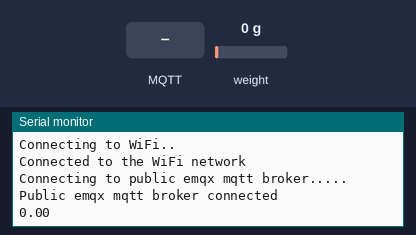
The sketch below on a simulated ESP8266 (NodeMCU). Parts: the last lines printed to the serial monitor. The inputs (shaded band) are chosen by the test bench; at power-on: weight on the scale 0 g. WiFi joins after 1.5 s; servers stay silent unless stated; random numbers use the default seed unless the sketch sets one; no MQTT or app messages arrive unless stated.

Above: at 3.8 s.
3.9 s: MQTT message "1" arrives on the first subscribed topic
At 4.86 s:
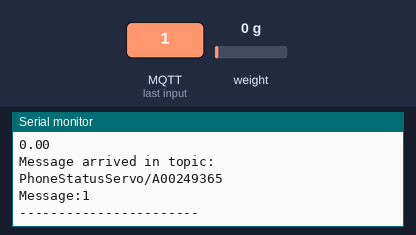
6.2 s: MQTT message "on" arrives on the first subscribed topic
8.3 s: MQTT message "off" arrives on the first subscribed topic
10.4 s: weight on the scale set to 100 g
At 11.7 s:
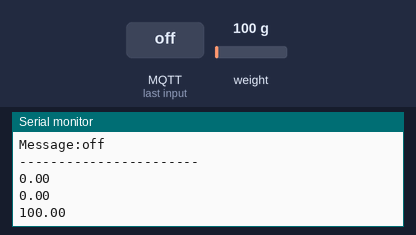
11.9 s: weight on the scale set to 1250 g
At 13.6 s:
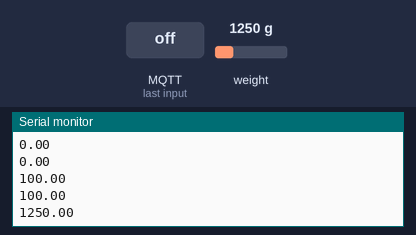
Timing chart, 0 to 14.4 s (numbered marks = the images above; inputs shaded):
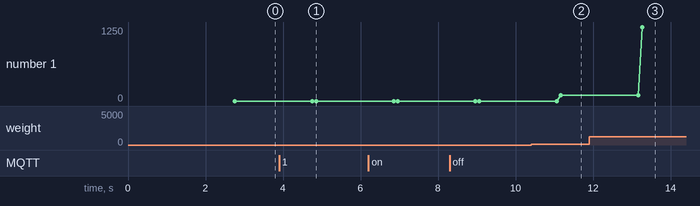

The sketch:

for_sending_to_phone_alternative.ino
```cpp
#include <ESP8266WiFi.h>
#include <PubSubClient.h>
#include <HX711.h>


// WiFi
const char *ssid = "eir95882939"; // Enter your WiFi name
const char *password = "VggE8tE5Jh";  // Enter WiFi password

// MQTT Broker
const char* mqtt_broker = "broker.hivemq.com";
const char* topic = "PhoneStatusServo/A00249365";
const char* topic2 = "servo/A00249365";
const int mqtt_port = 1883;

const int PINONE = D2;
const int PINTWO = D3;

 String weightstring;


HX711 scale;


WiFiClient espClient;
PubSubClient client(espClient);

void setup() {

  Serial.begin(115200);
  scale.begin(PINONE, PINTWO);
  scale.set_scale(125);// <- set here calibration factor!!!
  scale.tare();
  Serial.print("it has got this far");

  WiFi.begin(ssid, password);
  while (WiFi.status() != WL_CONNECTED) {
    delay(500);
    Serial.println("Connecting to WiFi..");
  }
  Serial.println("Connected to the WiFi network");
  //connecting to a mqtt broker
  client.setServer(mqtt_broker, mqtt_port);
  client.setCallback(callback);
  while (!client.connected()) {
    String clientId = "ESP8266Client-";
    clientId += String(random(0xffff), HEX);
    Serial.println("Connecting to public emqx mqtt broker.....");
    if (client.connect(clientId.c_str())) {
      Serial.println("Public emqx mqtt broker connected");
    } else {
      Serial.print("failed with state ");
      Serial.print(client.state());
      delay(2000);
    }
  }
  float weight = scale.get_units(1);
  client.subscribe(topic);

}

void callback(char* topic, byte* payload, unsigned int length) {

  Serial.print("Message arrived in topic: ");
  Serial.println(topic);

  Serial.print("Message:");
  for (int i = 0; i < length; i++) {
    Serial.print((char)payload[i]);
  }

  Serial.println();
  Serial.println("-----------------------");

}

void reconnect() {
  // Loop until we're reconnected
  while (!client.connected()) {
    Serial.print("Attempting MQTT connection...");
    // Attempt to connect
    String clientId = "ESP8266Client-";
    clientId += String(random(0xffff), HEX);
    if (client.connect(clientId.c_str())) {
      Serial.println("connected");
       client.subscribe(topic);
      client.subscribe(topic2);
    } else {
      Serial.print("failed, rc=");
      Serial.print(client.state());
      Serial.println(" try again in 5 seconds");
      // Wait 5 seconds before retrying
      delay(5000);
    }
  }
}


void loop() {

   if (!client.connected()) {
    reconnect();
  }
  client.loop();

   float weight = scale.get_units(1);
  Serial.println(String(weight, 2));
  delay(2000);
  weightstring = String(weight, 2);
  client.publish(topic, weightstring.c_str());
  Serial.println(weightstring);
}
```

Measured:
- after the input at 3.9 s, the serial monitor: prints a new line after 0.86 s (image 1)
- after the input at 10.4 s, the serial monitor: prints a new line after 0.77 s (image 2)
- after the input at 11.9 s, the serial monitor: prints a new line after 1.4 s (image 3)
- plotted number 1: 0 → 100 after the input at 10.4 s, 100 → 1250 after the input at 11.9 s
